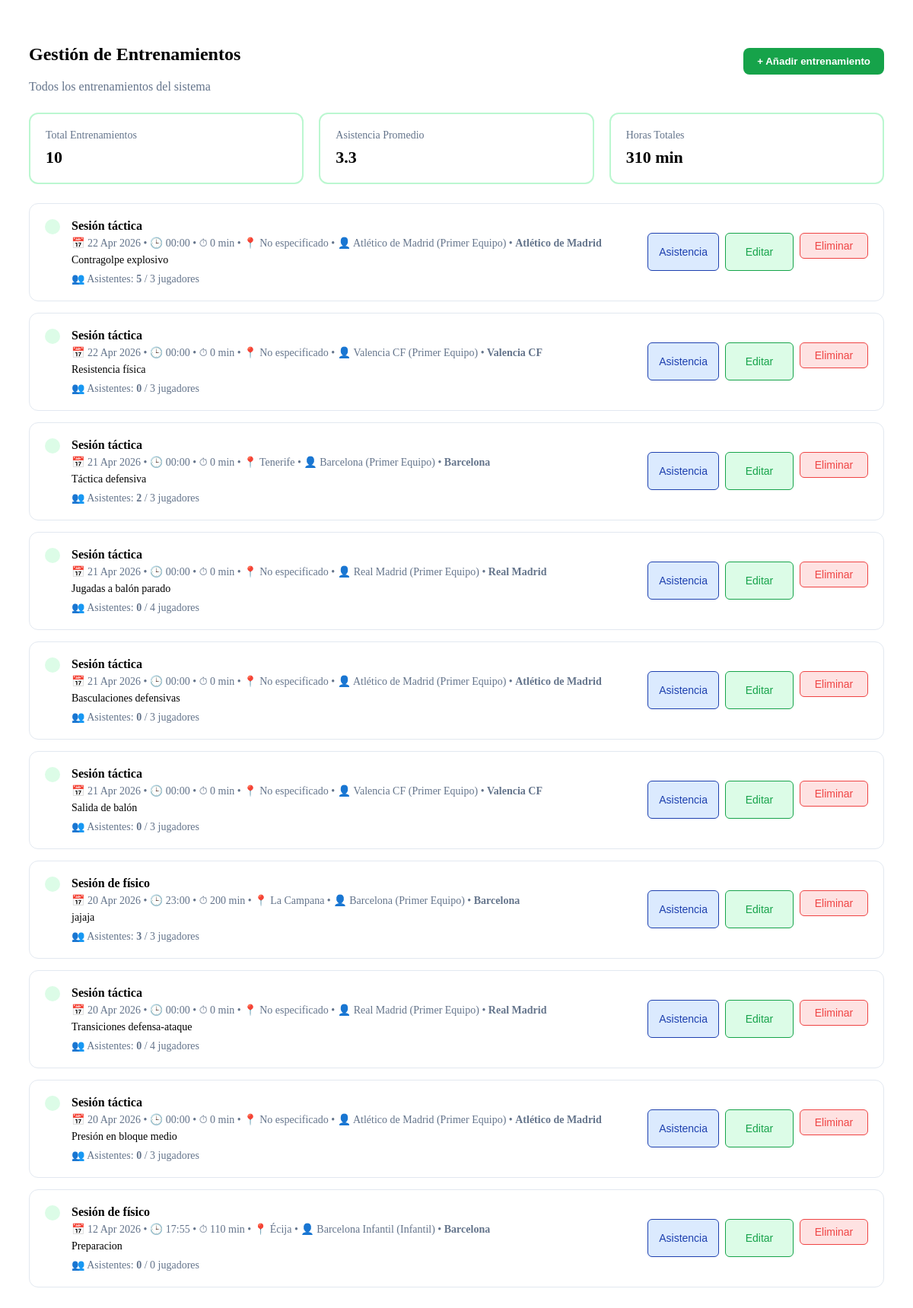
Screenshot of /admin/entrenamientos.php with the database file from the repository.
### tables this page shows
CREATE TABLE `entrenamientos` (
  `id` int(11) NOT NULL,
  `club_id` int(11) NOT NULL,
  `titulo` enum('Sesión táctica','Sesión técnica','Sesión pre-partido','Sesión de físico') NOT NULL,
  `descripcion` text DEFAULT NULL,
  `fecha` date NOT NULL,
  `hora` time NOT NULL,
  `duracion` int(11) NOT NULL,
  `num_asistentes` int(11) DEFAULT 0,
  `lugar` varchar(100) DEFAULT NULL,
  `equipo_id` int(11) DEFAULT NULL
);

CREATE TABLE `equipos` (
  `id` int(11) NOT NULL,
  `equipo_id` int(11) DEFAULT NULL,
  `nombre` varchar(100) NOT NULL,
  `categoria` varchar(50) DEFAULT NULL
);

CREATE TABLE `clubes` (
  `id` int(11) NOT NULL,
  `nombre` varchar(100) DEFAULT NULL
);

### admin/entrenamientos.php (the view, shortened to what this page needs)
<?php
include "../config/conexion.php";
$sql = "SELECT e.*,
               eq.nombre AS nombre_equipo,
               eq.categoria,
               c.nombre AS nombre_club,
               (SELECT COUNT(*) FROM jugadores j WHERE j.equipo_id = e.equipo_id) as total_jugadores_equipo
        FROM entrenamientos e
        LEFT JOIN equipos eq ON e.equipo_id = eq.id
        LEFT JOIN clubes c ON e.club_id = c.id
        ORDER BY e.fecha DESC, e.hora DESC";
$stmt = $pdo->query($sql);
$entrenamientos = $stmt->fetchAll(PDO::FETCH_ASSOC);
$totalEntrenamientos = count($entrenamientos);
$horasTotales = 0;
$asistenciaTotal = 0;
$entrenamientosConAsistencia = 0;
foreach ($entrenamientos as $e) {
    $horasTotales += $e['duracion'];
    if (isset($e['num_asistentes']) && $e['num_asistentes'] > 0) {
        $asistenciaTotal += $e['num_asistentes'];
        $entrenamientosConAsistencia++;
    }
}
$asistenciaPromedio = $entrenamientosConAsistencia > 0
    ? round($asistenciaTotal / $entrenamientosConAsistencia, 1)
    : 0;
?>
<div class="entrenamientosContenedor">
    <div class="entrenamientosHeader">
        <div>
            <h2>Gestión de Entrenamientos</h2>
            <span style="color:#64748b">Todos los entrenamientos del sistema</span>
        </div>
        <button onclick="abrirModal('modalAñadir')" class="btnAñadir">
            + Añadir entrenamiento
        </button>
    </div>
    <div class="estadisticas">
        <div class="estadisticasCard">
            <div class="estadisticasTitle">Total Entrenamientos</div>
            <div class="estadisticasValue"><?= $totalEntrenamientos ?></div>
        </div>
        <div class="estadisticasCard">
            <div class="estadisticasTitle">Asistencia Promedio</div>
            <div class="estadisticasValue"><?= $asistenciaPromedio ?></div>
        </div>
        <div class="estadisticasCard">
            <div class="estadisticasTitle">Horas Totales</div>
            <div class="estadisticasValue"><?= $horasTotales ?> min</div>
        </div>
    </div>
    <?php foreach ($entrenamientos as $e): ?>
        <div class="entrenamientoCard">
            <div class="entrenamientoInfo">
                <div class="icon-box">
                </div>
                <div style="flex:1">
                    <div class="entrenamientoTitle"><?= htmlspecialchars($e['titulo']) ?></div>
                    <div class="entrenamientoMeta">
                        📅 <?= date("d M Y", strtotime($e['fecha'])) ?>
                        • 🕒 <?= substr($e['hora'], 0, 5) ?>
                        • ⏱ <?= $e['duracion'] ?> min
                        • 📍 <?= htmlspecialchars($e['lugar'] ?? 'No especificado') ?>
                        • 👤 <?= htmlspecialchars($e['nombre_equipo'] ?? 'Sin equipo') ?>
                        (<?= htmlspecialchars($e['categoria'] ?? '') ?>)
                        • <strong><?= htmlspecialchars($e['nombre_club'] ?? 'Sin club') ?></strong>
                    </div>
                    <div class="entrenamientoDescripcion">
                        <?= htmlspecialchars($e['descripcion'] ?? '') ?>
                    </div>
                    <div class="entrenamientoMeta" style="margin-top: 8px;">
                        👥 Asistentes: <strong><?= $e['num_asistentes'] ?? 0 ?></strong> /
                        <?= $e['total_jugadores_equipo'] ?? 0 ?> jugadores
                    </div>
                </div>
            </div>
            <div class="actions">
                <button onclick="editarAsistencia(<?= $e['id'] ?>)" class="btn-action btn-asistencia">Asistencia</button>
                <button onclick="editarEntrenamiento(<?= htmlspecialchars(json_encode($e)) ?>)" class="btn-action btn-editar">Editar</button>
                <form action="eliminar_entrenamiento.php" method="POST" style="display:inline;">
                    <button type="submit" class="btn-action btn-eliminar"
                        onclick="return confirm('¿Estás seguro de que deseas eliminar este entrenamiento?')">
                        Eliminar
                    </button>
                </form>
            </div>
        </div>
    <?php endforeach; ?>
</div>

### admin/entrenamientos.php (style rules this page uses)
.entrenamientosContenedor { padding: 30px; }
.entrenamientosHeader { display: flex; justify-content: space-between; align-items: center; margin-bottom: 25px; }
.btnAñadir { background: #16a34a; color: white; border: none; padding: 10px 18px; border-radius: 8px; font-weight: bold; cursor: pointer; }
.estadisticas { display: grid; grid-template-columns: repeat(3, 1fr); gap: 20px; margin-bottom: 25px; }
.estadisticasCard { border: 2px solid #bbf7d0; border-radius: 12px; padding: 20px; background: #ffffff; }
.estadisticasTitle { color: #64748b; font-size: 14px; }
.estadisticasValue { font-size: 22px; font-weight: bold; margin-top: 8px; }
.entrenamientoCard { background: white; border-radius: 12px; padding: 20px; margin-bottom: 15px; display: flex; justify-content: space-between; align-items: center; border: 1px solid #e2e8f0; transition: .2s; }
.entrenamientoInfo { display: flex; gap: 15px; align-items: flex-start; flex: 1; }
.icon-box { background: #dcfce7; color: #16a34a; padding: 10px; border-radius: 10px; font-size: 20px; }
.entrenamientoTitle { font-weight: bold; margin-bottom: 5px; }
.entrenamientoMeta { color: #64748b; font-size: 14px; margin-top: 4px; }
.entrenamientoDescripcion { font-size: 14px; margin-top: 6px; }
.actions { display: flex; gap: 8px; }
.btn-action { padding: 8px 14px; border: none; border-radius: 6px; font-weight: 500; cursor: pointer; font-size: 14px; transition: all 0.2s; min-width: 90px; text-align: center; }
.btn-editar { background: #dcfce7; color: #16a34a; border: 1px solid #16a34a; }
.btn-asistencia { background: #dbeafe; color: #1e40af; border: 1px solid #1e40af; }
.btn-eliminar { background: #fee2e2; color: #ef4444; border: 1px solid #ef4444; }

### rows the page displays
entrenamientos: titulo "Sesión táctica", fecha "22 Apr 2026", hora "00:00", duracion "0", lugar "No especificado", equipo.nombre "Atlético de Madrid", equipo.categoria "Primer Equipo", club.nombre "Atlético de Madrid", descripcion "Contragolpe explosivo", num_asistentes "5", total_jugadores_equipo "3"
entrenamientos: titulo "Sesión táctica", fecha "22 Apr 2026", hora "00:00", duracion "0", lugar "No especificado", equipo.nombre "Valencia CF", equipo.categoria "Primer Equipo", club.nombre "Valencia CF", descripcion "Resistencia física", num_asistentes "0", total_jugadores_equipo "3"
entrenamientos: titulo "Sesión táctica", fecha "21 Apr 2026", hora "00:00", duracion "0", lugar "Tenerife", equipo.nombre "Barcelona", equipo.categoria "Primer Equipo", club.nombre "Barcelona", descripcion "Táctica defensiva", num_asistentes "2", total_jugadores_equipo "3"
entrenamientos: titulo "Sesión táctica", fecha "21 Apr 2026", hora "00:00", duracion "0", lugar "No especificado", equipo.nombre "Real Madrid", equipo.categoria "Primer Equipo", club.nombre "Real Madrid", descripcion "Jugadas a balón parado", num_asistentes "0", total_jugadores_equipo "4"
entrenamientos: titulo "Sesión táctica", fecha "21 Apr 2026", hora "00:00", duracion "0", lugar "No especificado", equipo.nombre "Atlético de Madrid", equipo.categoria "Primer Equipo", club.nombre "Atlético de Madrid", descripcion "Basculaciones defensivas", num_asistentes "0", total_jugadores_equipo "3"
entrenamientos: titulo "Sesión táctica", fecha "21 Apr 2026", hora "00:00", duracion "0", lugar "No especificado", equipo.nombre "Valencia CF", equipo.categoria "Primer Equipo", club.nombre "Valencia CF", descripcion "Salida de balón", num_asistentes "0", total_jugadores_equipo "3"
entrenamientos: titulo "Sesión de físico", fecha "20 Apr 2026", hora "23:00", duracion "200", lugar "La Campana", equipo.nombre "Barcelona", equipo.categoria "Primer Equipo", club.nombre "Barcelona", descripcion "jajaja", num_asistentes "3", total_jugadores_equipo "3"
entrenamientos: titulo "Sesión táctica", fecha "20 Apr 2026", hora "00:00", duracion "0", lugar "No especificado", equipo.nombre "Real Madrid", equipo.categoria "Primer Equipo", club.nombre "Real Madrid", descripcion "Transiciones defensa-ataque", num_asistentes "0", total_jugadores_equipo "4"
entrenamientos: titulo "Sesión táctica", fecha "20 Apr 2026", hora "00:00", duracion "0", lugar "No especificado", equipo.nombre "Atlético de Madrid", equipo.categoria "Primer Equipo", club.nombre "Atlético de Madrid", descripcion "Presión en bloque medio", num_asistentes "0", total_jugadores_equipo "3"
entrenamientos: titulo "Sesión de físico", fecha "12 Apr 2026", hora "17:55", duracion "110", lugar "Écija", equipo.nombre "Barcelona Infantil", equipo.categoria "Infantil", club.nombre "Barcelona", descripcion "Preparacion", num_asistentes "0", total_jugadores_equipo "0"

### other values shown
$totalEntrenamientos "10"
$asistenciaPromedio "3.3"
$horasTotales "310"
